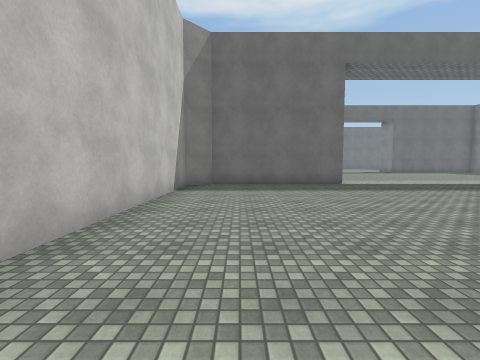
[1] (above)

17 first-person views from a walk through a scene from a Unity 3-D project. The camera is 1.4 m above the floor, tilts 4° down and sees 90° across. The floor is counted in squares, 2 m on a side. Each view is taken from the middle of a square. On the plan, view 1 faces up. The plan holds only what a view shows up to about 9 squares ahead; the rest is blank. The place goes on beyond the plan. The player character is not drawn. Surface patterns are stand-ins for the level's own textures.

[2]
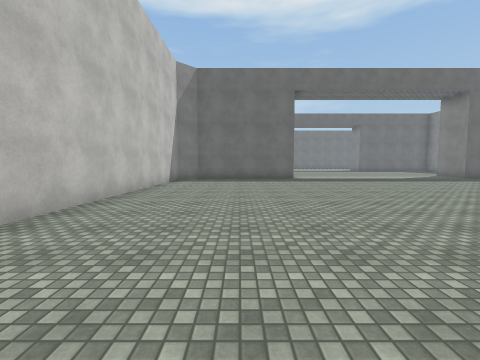

[3]
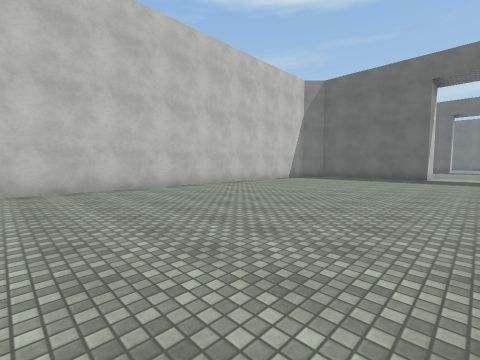

[4]
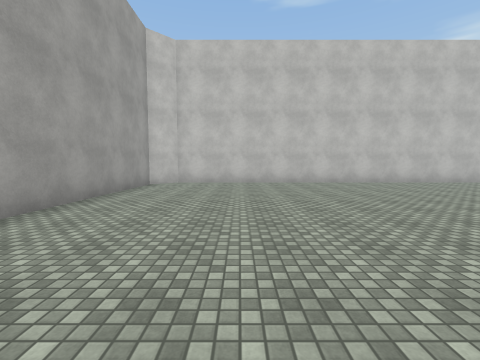

[5]
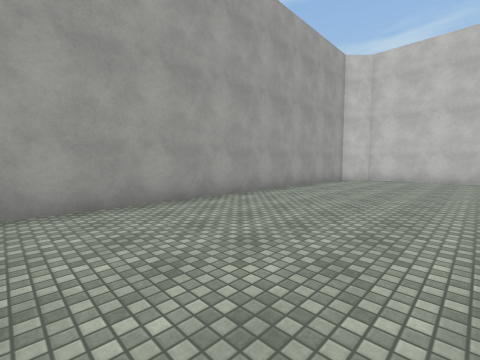

[6]
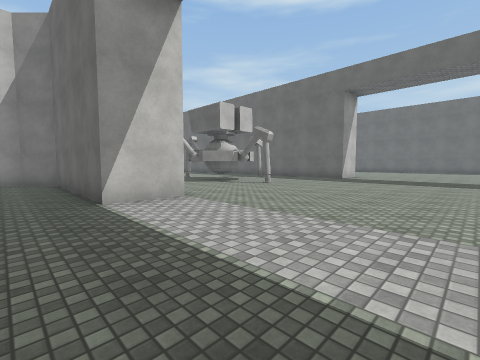

[7]
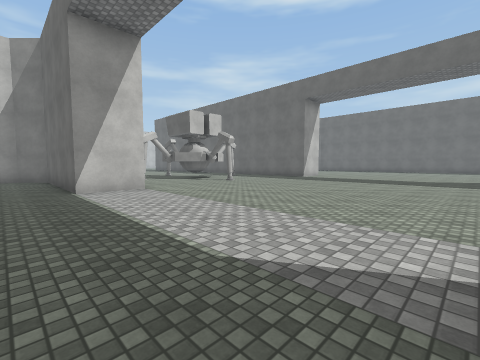

[8]
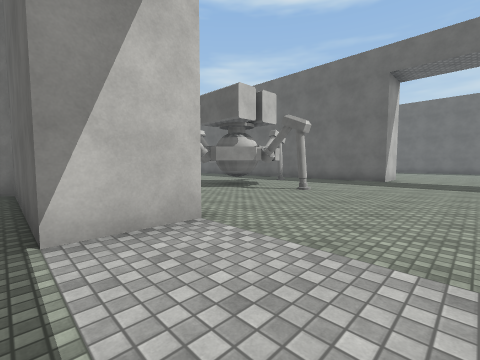

[9]
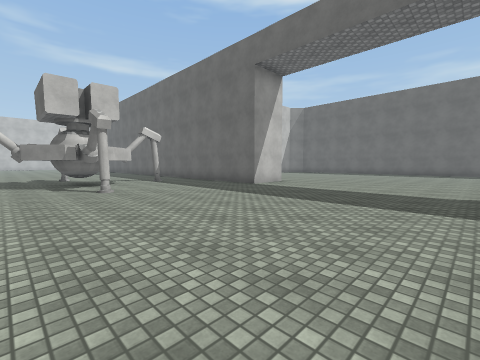

[10]
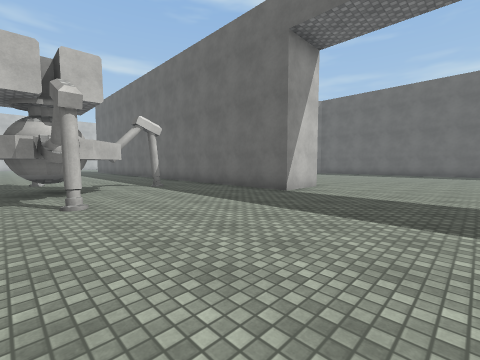

[11]
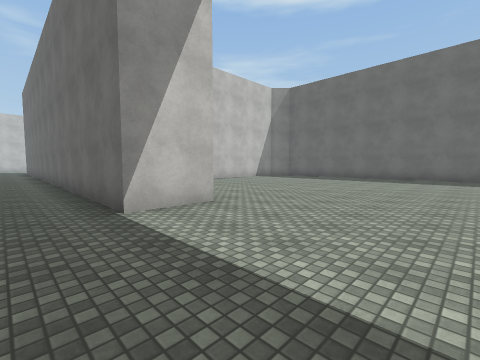

[12]
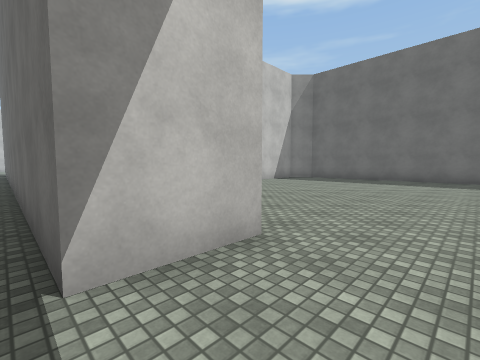

[13]
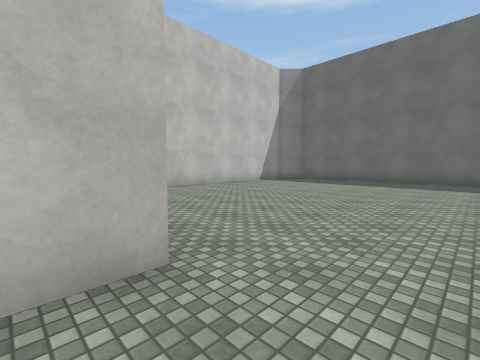

[14]
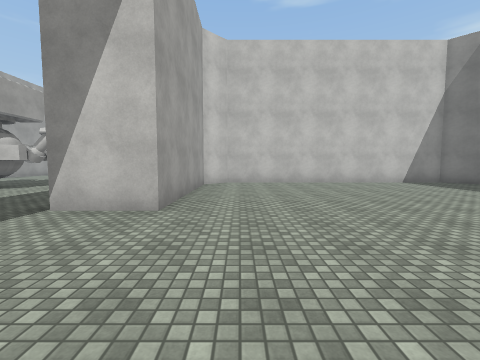

[15]
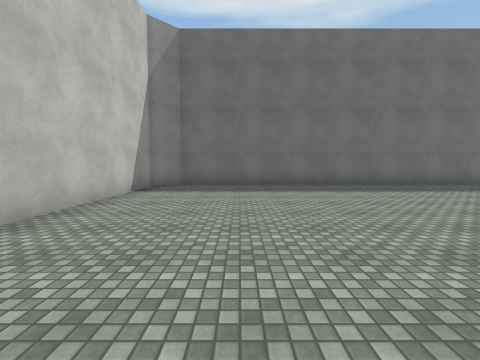

[16]
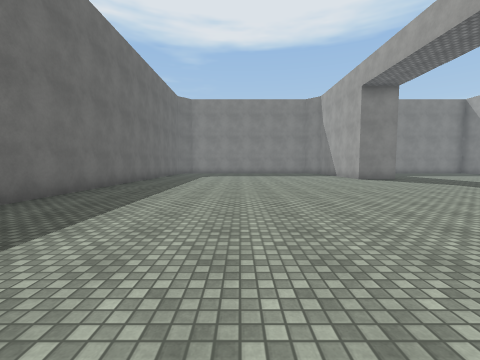

[17]
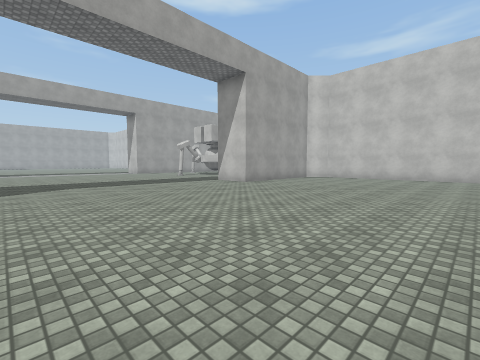

### Floor plan
Points are (right, up) in squares from view 1. A wall is a line through its corners. A room is listed if a view was taken in it or the views show most of it. See-through windows are left out.
Room 1 (views 1, 2, 3, 4, 5, 6, 7, 8, 9, 10, 11, 12, 13, 14, 15, 16, 17)
walls: (3.5, 9.9) (3.5, 8.2) (-0.9, 8.2) (-1.7, 7.5) (-1.7, -10.2) (-0.9, -11) (9.1, -11); (0.6, 15.2) (1.5, 14.3); (10.1, 29) (-1, 29) (-1.7, 28.3) (-1.7, 20.6) (-0.9, 19.8) (3.5, 19.8) (3.5, 18.2) (1.5, 18.2)
ways out: opening at (0.3, 17); opening at (1.7, 11)

Where each view was taken, in squares from view 1:
view 1: 0 up, 0 right, facing up
view 2: 3 down, 1 right, facing up
view 3: 4 down, 5 right, facing up-left
view 4: 8 down, 7 right, facing left
view 5: 7 down, 9 right, facing down-left
view 6: 7 up, 8 right, facing up-left
view 7: 7 up, 10 right, facing up-left
view 8: 8 up, 6 right, facing up-left
view 9: 12 up, 9 right, facing up-left
view 10: 13 up, 7 right, facing up-left
view 11: 17 up, 7 right, facing up-left
view 12: 18 up, 5 right, facing up-left
view 13: 19 up, 5 right, facing up-left
view 14: 21 up, 7 right, facing left
view 15: 21 up, 1 right, facing up
view 16: 25 up, 1 right, facing right
view 17: 26 up, 10 right, facing down-left
